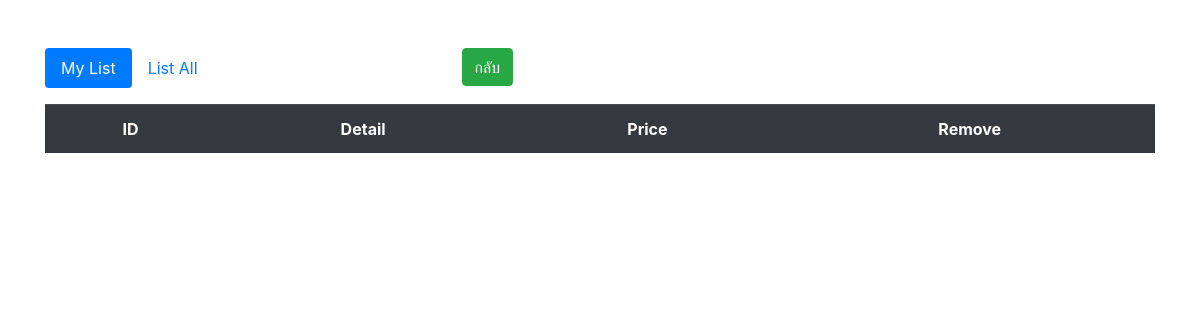
Before: /shopping/list_shopping.php (signed in) with the older database file.
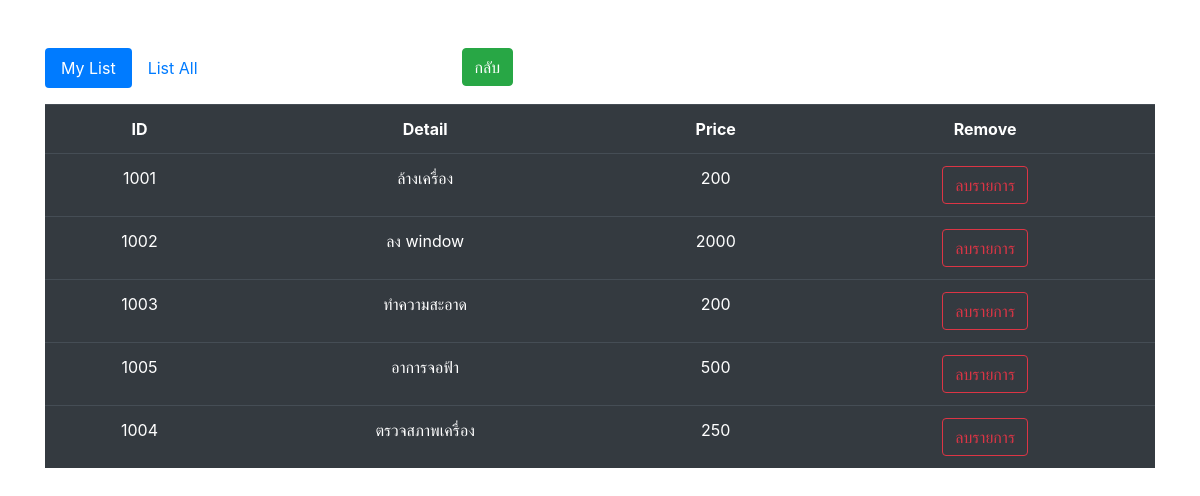
After: the same page with the newer database file.
### tables this page shows
CREATE TABLE `order` (
  `id_order` text NOT NULL,
  `user_id` text NOT NULL,
  `id` int(11) NOT NULL
);

CREATE TABLE `price_rate` (
  `Price` int(11) NOT NULL,
  `List` text NOT NULL,
  `id_list` int(3) NOT NULL
);

### shopping/list_shopping.php (the view, shortened to what this page needs)
<?php
require './../DB_ce-app/User.php';
$AA = $_SESSION["User_id"];
$p = "SELECT price_rate.List,price_rate.Price,price_rate.id_list,order.user_id FROM `order`,`price_rate` WHERE user_id =$AA and price_rate.id_list=order.id_order";
$result = mysqli_query($connect,$p);
?>
<!DOCTYPE html>
<html lang="en">
<head>
    <link rel="stylesheet" href="https://stackpath.bootstrapcdn.com/bootstrap/4.3.1/css/bootstrap.min.css"
>
    <link rel="stylesheet" href="../css.css">
</head>
<body>
    <div class="container">
        <br><br>
        <ul class="nav nav-pills mb-3" id="pills-tab" role="tablist">
            <li class="nav-item" id="AAA">
                <a class="nav-link active" id="pills-home-tab" data-toggle="pill" href="#pills-home" role="tab"
                    aria-controls="pills-home" aria-selected="true">My List</a>
            </li>
            <li class="nav-item mr-5">
                <a class="nav-link" id="pills-profile-tab" data-toggle="pill" href="#pills-profile" role="tab"
                    aria-controls="pills-profile" aria-selected="false">List All</a>
            </li>
            <li class="ml-5 mr-2">
            </li>
            <div class=" text-right ml-5">
                <a href="../Home.php" class="btn btn-success" class="ml-3">กลับ</a>
        </ul>
        <div class="tab-content" id="pills-tabContent">
            <div class="tab-pane fade show active" id="pills-home" role="tabpanel" aria-labelledby="pills-home-tab">
            <form medhod="post" name="insert_form" id="insert_form">
                <table class="table table-dark" id="user_data">
                    <tr style="text-align:center">
                        <th>ID</th>
                        <th>Detail</th>
                        <th>Price</th>
                        <th>Remove</th>
                    </tr>
                    <?php
                        while($row = mysqli_fetch_array($result,MYSQLI_ASSOC)){
                    ?>
                    <tr style="text-align:center" class="pa">
                        <td><?php echo $row['id_list']?></td>
                        <td><?php echo $row['List']?></td>
                        <td><?php echo $row['Price']?></td>
                        <td><button class="btn btn-outline-danger" id="remove">ลบรายการ</button></td>
                    </tr>
                    <?php }?>
                </table>
                </form>
            </div>
        </div>
    </div>
</body>
</html>

Changed rows visible on the page:
added order: price_rate.id_list "1001", price_rate.List "ล้างเครื่อง", price_rate.Price "200"
added order: price_rate.id_list "1002", price_rate.List "ลง window", price_rate.Price "2000"
added order: price_rate.id_list "1003", price_rate.List "ทำความสะอาด", price_rate.Price "200"
added order: price_rate.id_list "1005", price_rate.List "อาการจอฟ้า", price_rate.Price "500"
added order: price_rate.id_list "1004", price_rate.List "ตรวจสภาพเครื่อง", price_rate.Price "250"
